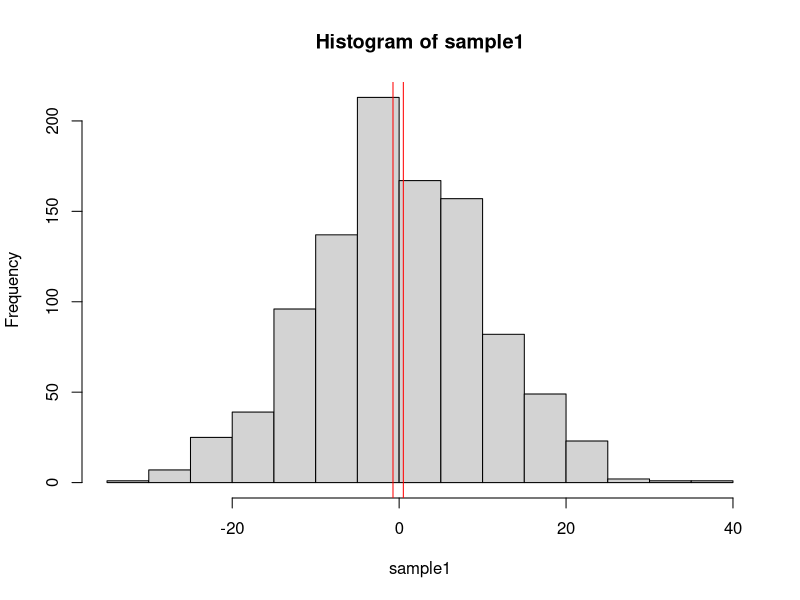
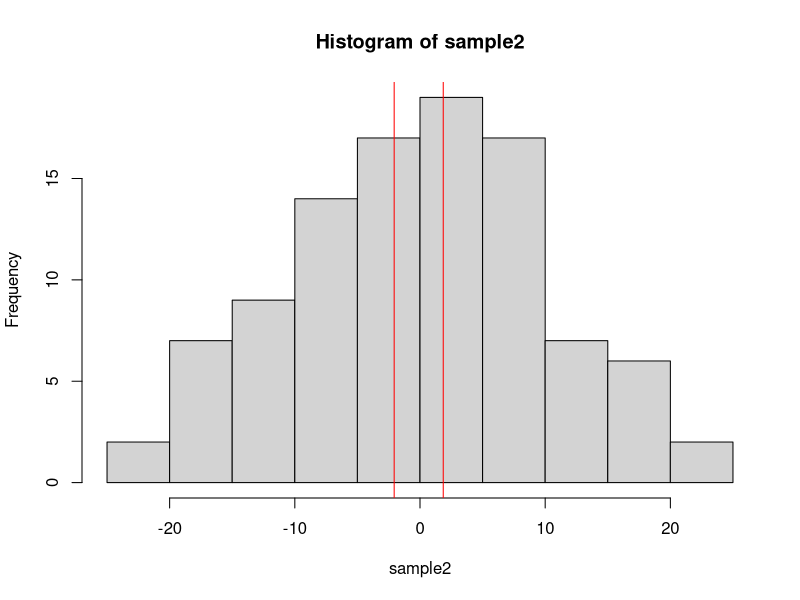

Generate these figures, in order, with R:
set.seed(1)
## True standard deviation
sigma <- 10
## Number of observations
n1 <- 1000
## 95 % CI
alpha <- 0.05
## Sample
sample1 <- rnorm(n1, 0, sd = sigma)

## Plot histogram of sample
hist(sample1)
range(sample1)

mean1 <- mean(sample1)
## Standard error of the mean depends on sample size
se1 <- sigma/sqrt(n1)
## Calculate CI
CI1 <- c(mean1 - qnorm(alpha/2) * se1, mean1 + qnorm(alpha/2) * se1)
CI1
## Add CI to plot
abline(v = CI1, col = "red")


## Same calculations with lower sample size
n2 <- 100
sample2 <- rnorm(n2, 0, sd = sigma)
hist(sample2)
range(sample2)
mean2 <- mean(sample2)
se2 <- sigma/sqrt(n2)
CI2 <- c(mean2 - qnorm(alpha/2) * se2, mean2 + qnorm(alpha/2) * se2)
## Now CI is much wider
CI2
abline(v = CI2, col = "red")
